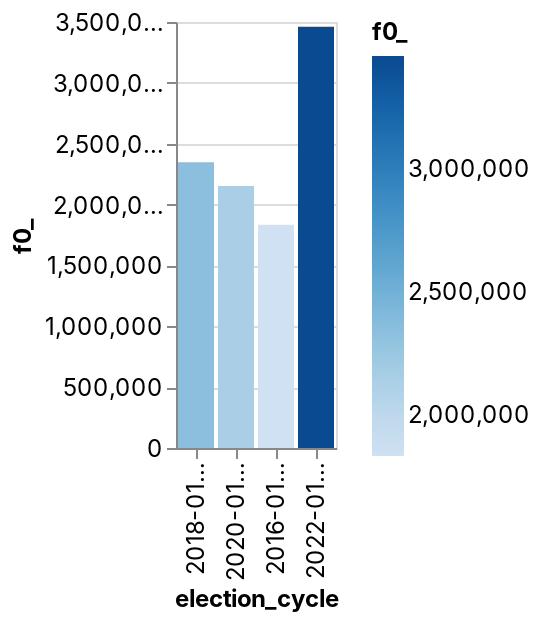

Notebook source saved alongside this figure:
### Markdown cell above
There is supposed to be a built in visualization that shows below, but it doesn't work with Fastpages. Could be useful for quick and dirty adhoc visualizations in Deepnote while exploring data though.

### Code cell
_deepnote_run_altair(df_1, """{"$schema":"https://vega.github.io/schema/vega-lite/v4.json","mark":{"type":"bar","tooltip":{"content":"data"}},"height":220,"autosize":{"type":"fit"},"data":{"name":"placeholder"},"encoding":{"x":{"field":"election_cycle","type":"nominal","sort":null,"scale":{"type":"linear","zero":false}},"y":{"field":"f0_","type":"quantitative","sort":null,"scale":{"type":"linear","zero":true}},"color":{"field":"f0_","type":"quantitative","sort":null,"scale":{"type":"linear","zero":false}}}}""")

### Figure 1 — Vega-Lite specification as saved in the notebook (floating-point values rounded to 4 significant figures)
{"config": {"view": {"continuousWidth": 400, "continuousHeight": 300}, "area": {"fill": "#51C0E9"}, "axis": {"labelFont": "Inter, sans-serif", "labelFontSize": 12, "labelFontWeight": "normal", "labelLimit": 60, "labelOverlap": "greedy", "titleFont": "Inter, sans-serif", "titleFontSize": 12, "titleFontWeight": "bold"}, "background": "#ffffff", "legend": {"labelFont": "Inter, sans-serif", "labelFontSize": 12, "titleFont": "Inter, sans-serif", "titleFontSize": 12, "titleFontWeight": "bold"}, "line": {"stroke": "#51C0E9", "strokeWidth": 2}, "rect": {"fill": "#51C0E9"}, "title": {"anchor": "start", "color": "#000000", "font": "Inter, sans-serif", "fontSize": 22, "fontWeight": "normal"}}, "data": {"name": "data-ae8dbae92a1d5c8a4e454c73c9bf1df6"}, "mark": {"type": "bar", "tooltip": {"content": "data"}}, "autosize": {"type": "fit"}, "encoding": {"color": {"type": "quantitative", "field": "f0_", "scale": {"type": "linear", "zero": false}, "sort": null}, "x": {"type": "nominal", "field": "election_cycle", "scale": {"type": "linear", "zero": false}, "sort": null}, "y": {"type": "quantitative", "field": "f0_", "scale": {"type": "linear", "zero": true}, "sort": null}}, "height": 300, "width": "container", "$schema": "https://vega.github.io/schema/vega-lite/v4.json", "datasets": {"data-ae8dbae92a1d5c8a4e454c73c9bf1df6": [{"election_cycle": "2018-01-01T00:00:00", "f0_": 2348000.0}, {"election_cycle": "2020-01-01T00:00:00", "f0_": 2153000.0}, {"election_cycle": "2016-01-01T00:00:00", "f0_": 1834000.0}, {"election_cycle": "2022-01-01T00:00:00", "f0_": 3461000.0}]}}
